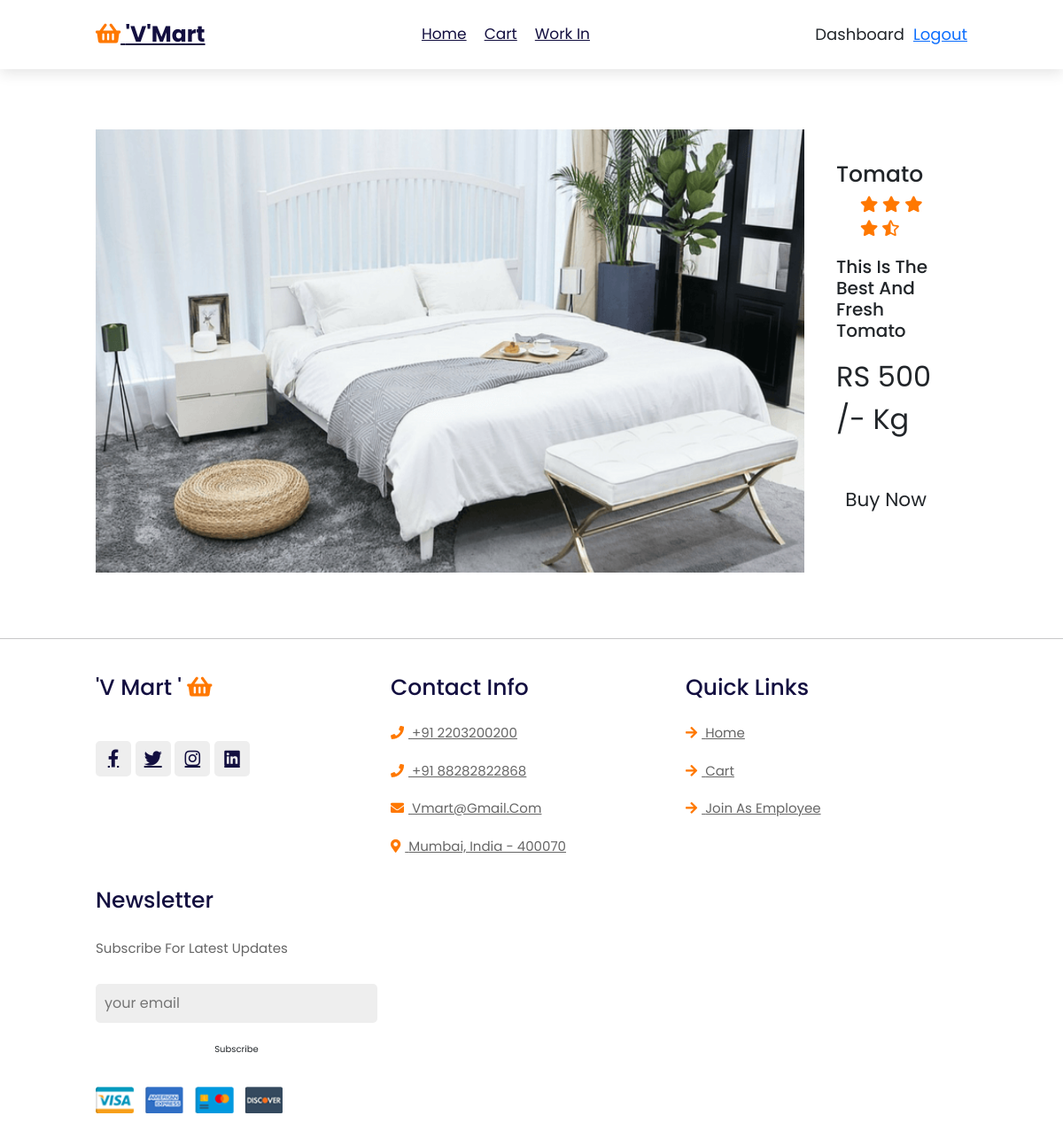
Screenshot of /product-detail/1 (signed in) with the database file from the repository.
### super_market/models.py (models this page shows)
class Product(models.Model):
    name = models.CharField(max_length=100)
    description = models.CharField(max_length=100)
    image = models.ImageField(upload_to='Profile', max_length=100)
    price = models.CharField(max_length=100)
    created_at = models.DateTimeField(auto_now_add=True)
    updated_at = models.DateTimeField(auto_now=True)

### super_market/views.py (the view)
# urls.py: path('product-detail/<int:id>', views.product,name="product"),
@login_required(login_url='login')
def product(request,id):
    pro = Product.objects.get(id=id)
    return render(request, "user/product-detail.html",{'p':pro})

### template/user/product-detail.html
{% extends 'user/base.html' %}
{% block body %}
<section style="margin-top: 7em; font-size: large; margin-bottom: 3em;" >
    <div class="swiper-slide box" style="display: flex;">
        <img src="{{p.image.url}}" alt="product-image" style="min-height: 500px; min-width: 800px; background-color:var(--orange); " >
        <div style="margin:2em">
        <h1>{{p.name}}</h1>
        <div class="stars" style="padding-bottom: 1em; color: var(--orange); margin-left: 1.5em;">
            <i class="fas fa-star"></i>
            <i class="fas fa-star"></i>
            <i class="fas fa-star"></i>
            <i class="fas fa-star"></i>
            <i class="fas fa-star-half-alt"></i>
        </div>
        <h2>{{p.description}}</h2>
        <div class="price" style="font-size:xx-large; margin-top: .5em;"> RS {{p.price}} /- kg </div>
        <div style="display: grid; place-items: center; margin-top: 2em;">
        <a href="{% url 'payment' p.id%}" class="btn" style="font-size: larger; align-items: center;">buy now</a>
        </div>
        </div>
    </div>
</section>
<hr>
{% endblock body %}

### static/css/style.css (style rules this page uses)
:root { --orange:#ff7800; --black:#130f40; --light-color:#666; --box-shadow:0 .5rem 1.5rem rgba(0,0,0,.1); --border:.2rem solid rgba(0,0,0,.1); --outline:.1rem solid rgba(0,0,0,.1); --outline-hover:.2rem solid var(--black); }
* { font-family: 'Poppins', sans-serif; margin:0; padding:0; box-sizing: border-box; outline: none; border:none; text-decoration: none; text-transform: capitalize; transition: all .2s linear; }
html { font-size: 62.5%; overflow-x: hidden; scroll-behavior: smooth; scroll-padding-top: 7rem; }
body { background:#eee; }
section { padding:2rem 9%; }
.btn { margin-top: 1rem; display: inline-block; padding:.8rem 3rem; font-size: 1.7rem; border-radius: .5rem; border:.2rem solid var(--black); color:var(--black); cursor: pointer; background: none; }

### static/css/payment.css (style rules this page uses)
:root { --orange:#ff7800; --black:#130f40; --light-color:#666; --box-shadow:0 .5rem 1.5rem rgba(0,0,0,.1); --border:.2rem solid rgba(0,0,0,.1); --outline:.1rem solid rgba(0,0,0,.1); --outline-hover:.2rem solid var(--black); }
* { font-family: 'Poppins', sans-serif; margin:0; padding:0; box-sizing: border-box; outline: none; border:none; text-decoration: none; text-transform: capitalize; transition: all .2s linear; }
html { overflow-x: hidden; scroll-behavior: smooth; scroll-padding-top: 7rem; }
body { background:#eee; }
section { padding:2rem 9%; }
.btn { padding: 12px; margin: 10px 0; border: none; width: 100%; border-radius: 3px; cursor: pointer; }
a { color: #2196F3; }
hr { border: 1px solid lightgrey; }

### rows the page displays
Product: image (picture), name "Tomato", description "This Is The Best And Fresh Tomato", price "500"
